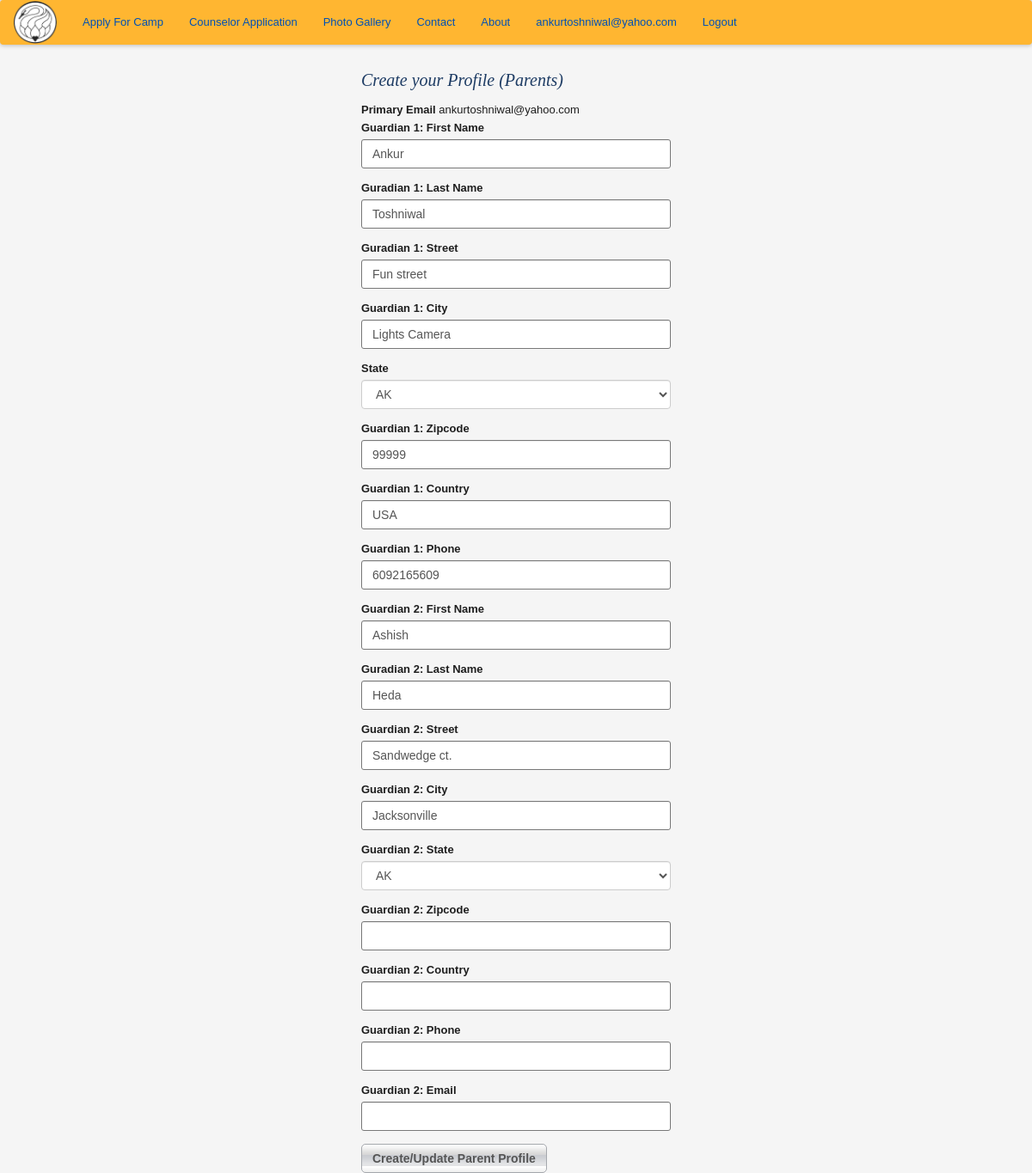
Screenshot of /update_parent_profile/2 (signed in) with the database file from the repository.
### app/models.py (models this page shows, shortened)
class User(UserMixin, db.Model):
    __tablename__ = 'user'
    id = db.Column(db.Integer, primary_key=True)
    email = db.Column(db.String(64), unique=True, index=True)
    password_hash = db.Column(db.String(128))
    parents = db.relationship('Parents', backref='parents', uselist=False)
    @property
    def password(self):
        raise AttributeError('password is not a readable attribute')

class Parents(db.Model):
    __tablename__ = 'parents'
    id = db.Column(db.Integer, primary_key = True)
    g1fn = db.Column(db.String(64), index = True)
    g1ln = db.Column(db.String(64), index = True)
    g2fn = db.Column(db.String(64), index = True)
    g2ln = db.Column(db.String(64), index = True)
    g1street = db.Column(db.String(64))
    g1city = db.Column(db.String(64))
    g1state = db.Column(db.String(64))
    g1zipcode = db.Column(db.String(64))
    g1country = db.Column(db.String(64))
    g2street = db.Column(db.String(64))
    g2city = db.Column(db.String(64))
    g2state = db.Column(db.String(64))
    g2zipcode = db.Column(db.String(64))
    g2country = db.Column(db.String(64))
    g1phone = db.Column(db.String(64))
    g2phone = db.Column(db.String(64))
    g2email = db.Column(db.String(64))
    user_id = db.Column(db.Integer, db.ForeignKey('user.id'))
    campers = db.relationship('Camper', backref='parents', lazy='dynamic')

### app/controller.py (the view, shortened to what this page needs)
@app.route('/update_parent_profile/<int:parents_id>', methods=['GET', 'POST'])
@login_required
def edit_parent_profile(parents_id):
    parents = Parents.query.get(parents_id)
    form = UpdateParentProfileForm(obj=parents)
    return render_template('parent_profile.html', form=form)

### app/models.py (called while the page is built)
@login_manager.user_loader
def load_user(user_id):
    return User.query.get(int(user_id))

### app/templates/parent_profile.html (shortened to what this page needs)
{% extends "base_templates/base.html" %}
{% import "bootstrap/wtf.html" as wtf %}
{% block content %}
    <div class= "container">
        <div class="row">
            <div class= "col-md-offset-4 col-md-4">
                <h1> Create your Profile (Parents)</h1>
                    <label>Primary Email</label>
                    {{current_user.email}}
                    {{ wtf.quick_form(form) }}
            </div>
        </div>
    </div>
{% endblock %}

### app/templates/base_templates/nav.html
<nav class="navbar navbar-dark">
  <a class="navbar-brand" href="{{ url_for('home') }}"><img style="width: 50px;" src="static/images/hhsclogo.png"></a>
  <ul class="nav navbar-nav">
    <li class="nav-item">
      <a class="nav-link" href="{{ url_for('auth.create_account') }}">Apply For Camp</a>
    </li>
    <li class="nav-item">
      <a class="nav-link" href="#">Counselor Application</a>
    </li>
    <li>
      <a>Photo Gallery</a>
    </li>
    <li>
      <a>Contact</a>
    </li>
    <li>
      <a>About</a>
    </li>
    {% if current_user.is_authenticated %}
    <li class="nav-item pull-right">
      <a href="{{url_for('auth.logout')}}">Logout</a>
    </li>
    <li class= "nav-item pull-right">
      <a href="{{url_for('dashboard')}}">{{ current_user.email }}</a>
    </li>
    {% endif %}
  </ul>
</nav>

### app/static/css/newstyles.css (style rules this page uses)
.navbar { background-color: #ffb631; box-shadow: 0px 0px 5px 1px #bbb; }
.navbar-brand { padding: 0px 15px; }

### app/static/css/style.css (style rules this page uses)
html { font-size: 100%; -webkit-text-size-adjust: 100%; -ms-text-size-adjust: 100%; }
html, body { border: 0; margin: 0; height: 100%; min-height: 100%; }
body { color: #1e1e1e; font: 13px/1.231 arial, helvetica, sans-serif; background: #f5f5f5; }
img { border: 0; vertical-align: middle; -ms-interpolation-mode: bicubic; }
form { margin: 0; padding: 0; border: 0; }
a, a:visited { color: #0050b4; }
h1, h2 { margin: 10px 0 15px; padding: 0; font: italic 20px georgia, serif; color: #1e3c64; }
ul { margin: 0; padding: 0; list-style: none; }
button, input, select, textarea { margin: 0; vertical-align: middle; color: #1e1e1e; font: 13px arial, helvetica, sans-serif; }
button, input { line-height: normal; }
button, input[type="button"], input[type="reset"], input[type="submit"] { cursor: pointer; -webkit-appearance: button; }
input, textarea { padding: 2px; }
select { padding: 1px; }
input[type="text"], input[type="password"], select, textarea { border: 1px solid #787878; border-radius: 3px; }
input.input-text, select, textarea { border: 1px solid #787878; }
.btn { display: inline-block; border: 1px solid #a5a8ad; border-radius: 5px; margin: 0 10px 0 0; min-width: 100px; white-space: nowrap; text-align: center; font-weight: 700; color: #555; background: #e3e4e6 url(../img/btn.png) repeat-x; box-shadow: 0 1px 0 #fff; }

### rows the page displays
User: email "ankurtoshniwal@yahoo.com"
Parents: g1fn "Ankur", g1ln "Toshniwal", g1street "Fun street", g1city "Lights Camera", g1state "AK", g1zipcode "99999", g1country "USA", g1phone "6092165609", g2fn "Ashish", g2ln "Heda", g2street "Sandwedge ct.", g2city "Jacksonville", g2state "AK"
